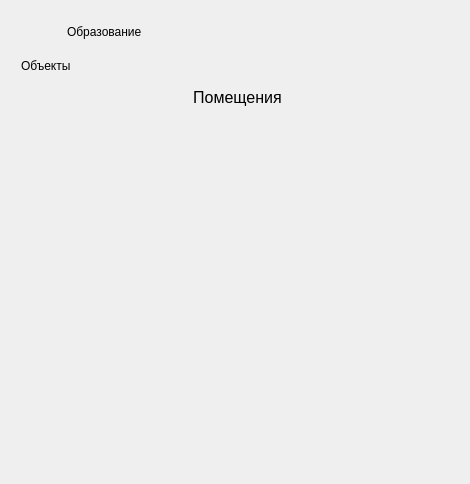
<?xml version="1.0" encoding="UTF-8"?>
<ui version="4.0">
 <class>EducationDashboard</class>
 <widget class="QWidget" name="EducationDashboard">
  <property name="geometry">
   <rect>
    <x>0</x>
    <y>0</y>
    <width>470</width>
    <height>484</height>
   </rect>
  </property>
  <property name="windowTitle">
   <string>Form</string>
  </property>
  <layout class="QVBoxLayout" name="verticalLayout_2">
   <item>
    <layout class="QVBoxLayout" name="verticalLayout">
     <property name="leftMargin">
      <number>10</number>
     </property>
     <property name="topMargin">
      <number>10</number>
     </property>
     <property name="rightMargin">
      <number>10</number>
     </property>
     <property name="bottomMargin">
      <number>10</number>
     </property>
     <item>
      <layout class="QHBoxLayout" name="horizontalLayout">
       <item>
        <widget class="QPushButton" name="BackButton">
         <property name="sizePolicy">
          <sizepolicy hsizetype="Fixed" vsizetype="Fixed">
           <horstretch>0</horstretch>
           <verstretch>0</verstretch>
          </sizepolicy>
         </property>
         <property name="text">
          <string/>
         </property>
         <property name="icon">
          <iconset resource="../resources/resources.qrc">
           <normaloff>:/go-previous/go-previous.svg</normaloff>:/go-previous/go-previous.svg</iconset>
         </property>
         <property name="iconSize">
          <size>
           <width>24</width>
           <height>24</height>
          </size>
         </property>
         <property name="flat">
          <bool>true</bool>
         </property>
        </widget>
       </item>
       <item>
        <widget class="QLabel" name="label">
         <property name="styleSheet">
          <string notr="true">font: 63 10pt &quot;Yu Gothic UI Semibold&quot;;</string>
         </property>
         <property name="text">
          <string>Образование</string>
         </property>
        </widget>
       </item>
      </layout>
     </item>
     <item>
      <layout class="QVBoxLayout" name="verticalLayout_5">
       <property name="topMargin">
        <number>10</number>
       </property>
       <item>
        <widget class="QLabel" name="label_2">
         <property name="sizePolicy">
          <sizepolicy hsizetype="Fixed" vsizetype="Fixed">
           <horstretch>0</horstretch>
           <verstretch>0</verstretch>
          </sizepolicy>
         </property>
         <property name="styleSheet">
          <string notr="true">font: 63 14pt &quot;Yu Gothic UI Semibold&quot;;
</string>
         </property>
         <property name="text">
          <string>Объекты</string>
         </property>
        </widget>
       </item>
       <item>
        <layout class="QHBoxLayout" name="horizontalLayout_3">
         <property name="leftMargin">
          <number>5</number>
         </property>
         <property name="topMargin">
          <number>5</number>
         </property>
         <item>
          <spacer name="horizontalSpacer_2">
           <property name="orientation">
            <enum>Qt::Horizontal</enum>
           </property>
           <property name="sizeHint" stdset="0">
            <size>
             <width>40</width>
             <height>20</height>
            </size>
           </property>
          </spacer>
         </item>
         <item>
          <widget class="QPushButton" name="OpenRooms">
           <property name="sizePolicy">
            <sizepolicy hsizetype="Fixed" vsizetype="Fixed">
             <horstretch>0</horstretch>
             <verstretch>0</verstretch>
            </sizepolicy>
           </property>
           <property name="font">
            <font>
             <family>Yu Gothic UI</family>
             <pointsize>12</pointsize>
             <weight>50</weight>
             <italic>false</italic>
             <bold>false</bold>
            </font>
           </property>
           <property name="styleSheet">
            <string notr="true">font: 12pt &quot;Yu Gothic UI&quot;;</string>
           </property>
           <property name="text">
            <string>Помещения</string>
           </property>
           <property name="flat">
            <bool>true</bool>
           </property>
          </widget>
         </item>
         <item>
          <spacer name="horizontalSpacer">
           <property name="orientation">
            <enum>Qt::Horizontal</enum>
           </property>
           <property name="sizeHint" stdset="0">
            <size>
             <width>40</width>
             <height>20</height>
            </size>
           </property>
          </spacer>
         </item>
        </layout>
       </item>
      </layout>
     </item>
     <item>
      <spacer name="verticalSpacer">
       <property name="orientation">
        <enum>Qt::Vertical</enum>
       </property>
       <property name="sizeHint" stdset="0">
        <size>
         <width>20</width>
         <height>40</height>
        </size>
       </property>
      </spacer>
     </item>
    </layout>
   </item>
  </layout>
 </widget>
 <resources>
  <include location="../resources/resources.qrc"/>
 </resources>
 <connections/>
</ui>
